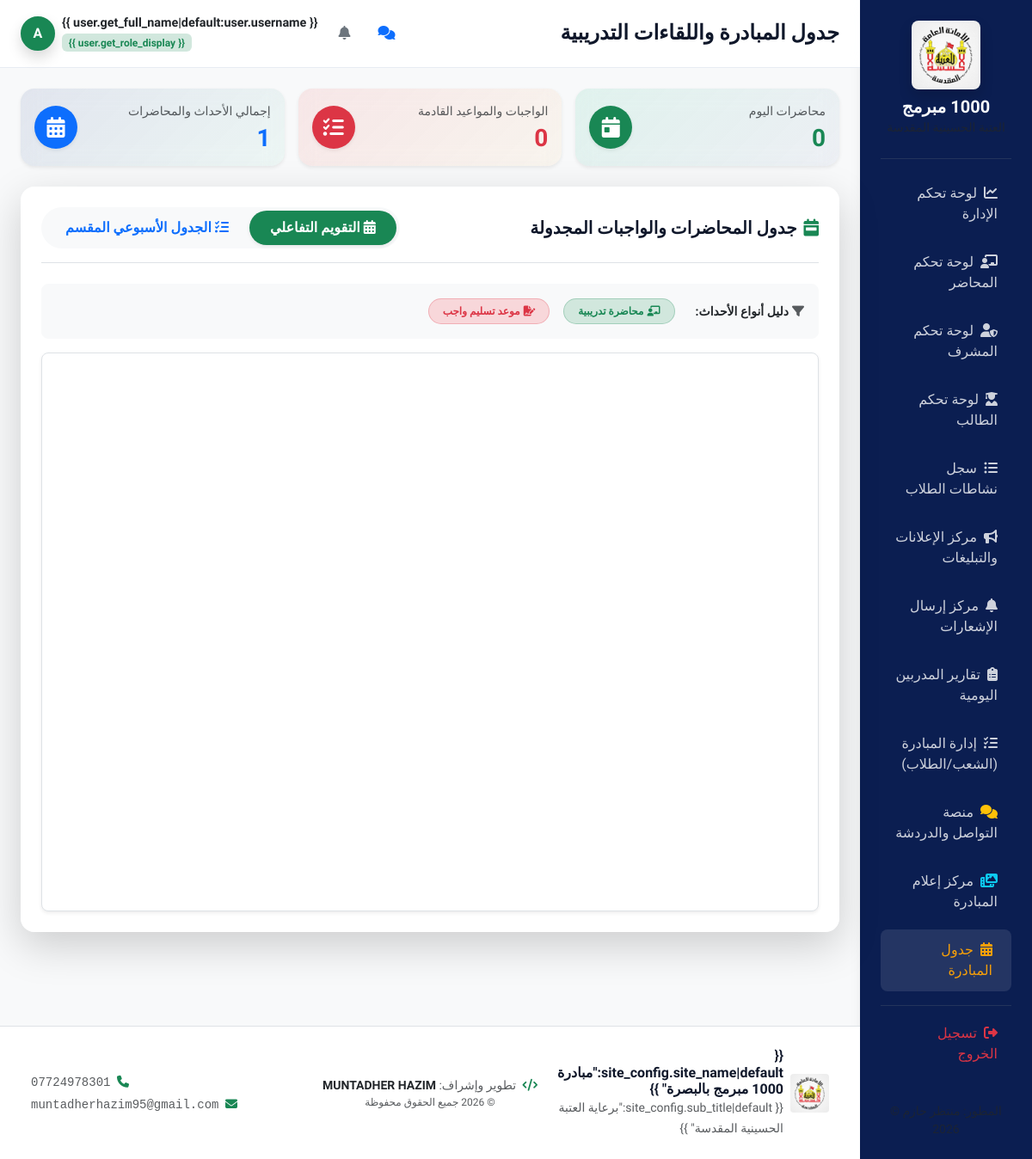
Before: /calendar/ (signed in) with the older database file.
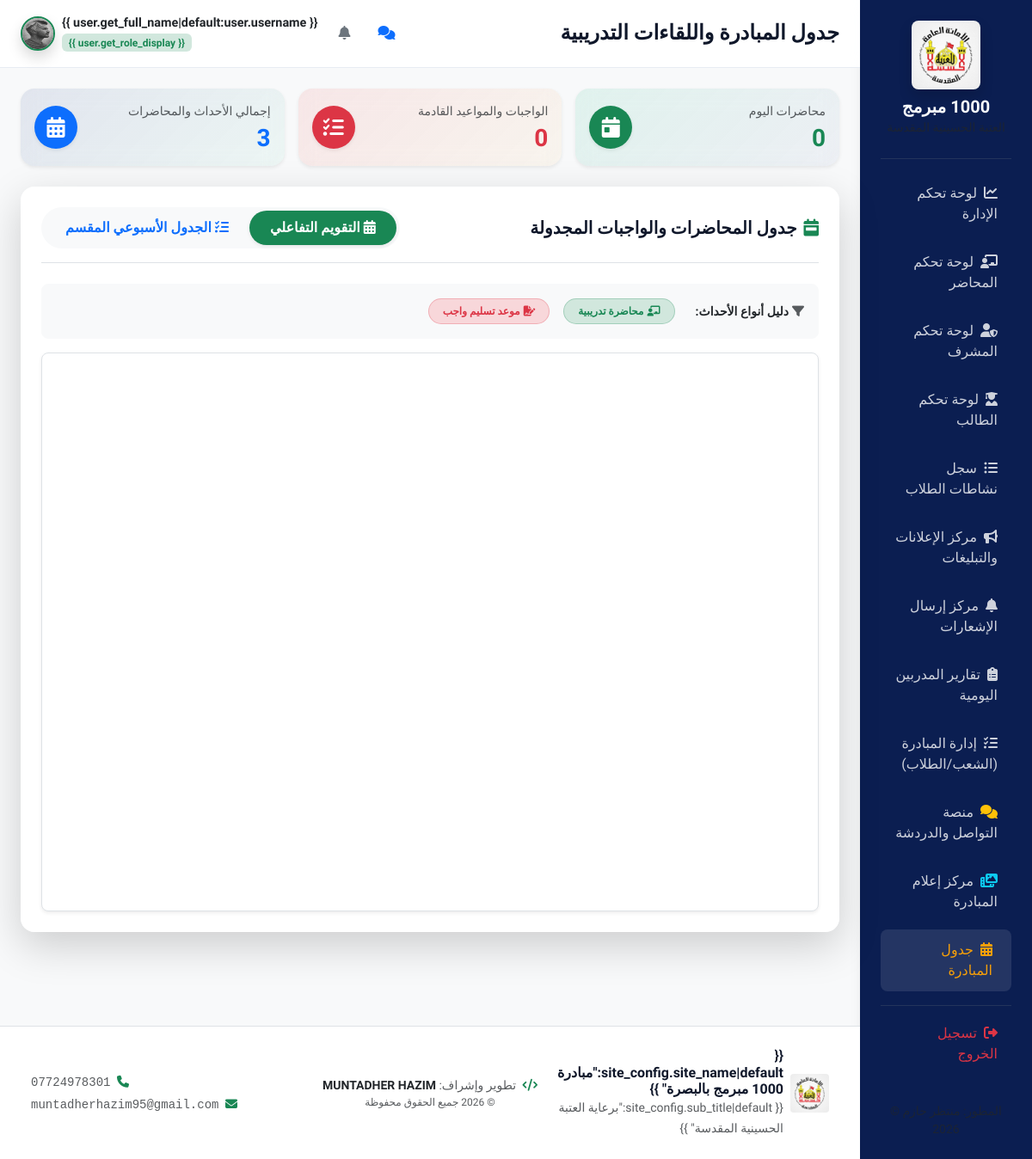
After: the same page with the newer database file.
### apps/users/models.py (models this page shows, shortened)
class CustomUser(AbstractUser):
    class Role(models.TextChoices):
        SUPER_ADMIN = 'super_admin', 'مسؤول النظام (Super Admin)'
        DIRECTOR = 'director', 'مدير المبادرة'
        TRAINING_OFFICER = 'training_officer', 'مسؤول التدريب'
        SUPERVISOR = 'supervisor', 'المشرف'
        LECTURER = 'lecturer', 'المحاضر'
        TRAINEE = 'trainee', 'المتدرب'
        VISITOR = 'visitor', 'الزائر'
    role = models.CharField(
        max_length=20,
        choices=Role.choices,
        default=Role.VISITOR,
        verbose_name="الدور الوظيفي"
    )
    phone_number = models.CharField(max_length=15, blank=True, null=True, verbose_name="رقم الهاتف")
    national_id = models.CharField(max_length=20, blank=True, null=True, verbose_name="الرقم الوطني")
    avatar = models.ImageField(upload_to='avatars/', blank=True, null=True, verbose_name="الصورة الشخصية")
    gender = models.CharField(
        max_length=10,
        choices=[('male', 'ذكر'), ('female', 'أنثى')],
        default='male',
        verbose_name="الجنس"
    )
    class Meta:
        verbose_name = "المستخدم"
        verbose_name_plural = "المستخدمون"

### apps/portal/views.py (the view, shortened to what this page needs)
# urls.py: path('calendar/', views.calendar_view, name='calendar_view'),
@login_required
def calendar_view(request):
    user = request.user
    today = timezone.now().date()
    from apps.assignments.models import Assignment
    from apps.courses.models import Group
    if user.role == CustomUser.Role.TRAINEE:
        profile = getattr(user, 'trainee_profile', None)
        user_group = profile.group if profile else None
        if user_group:
            groups = Group.objects.filter(id=user_group.id)
            lectures = Lecture.objects.filter(group=user_group)
            assignments = Assignment.objects.filter(group=user_group)
        else:
            groups = Group.objects.all()
            lectures = Lecture.objects.all()
            assignments = Assignment.objects.all()
    else:
        groups = Group.objects.all()
        lectures = Lecture.objects.all()
        assignments = Assignment.objects.all()
    events = []
    for lec in lectures.select_related('group', 'group__course', 'group__instructor'):
        events.append({
            'id': f"lec-{lec.id}",
            'type': 'lecture',
            'title': f"📚 {lec.title}",
            'course': lec.group.course.title if (lec.group and lec.group.course) else "مادة عامة",
            'group_name': lec.group.name if lec.group else "عامة",
            'date': lec.date.isoformat(),
            'start_time': lec.start_time.strftime('%H:%M'),
            'end_time': lec.end_time.strftime('%H:%M'),
            'classroom': lec.group.classroom if lec.group else "قاعة التدريب",
            'instructor': (lec.group.instructor.get_full_name() or lec.group.instructor.username) if (lec.group and lec.group.instructor) else "غير محدد",
            'color': '#10b981',
            'badge': 'محاضرة تدريبية',
        })
    days_order = ['الأحد', 'الإثنين', 'الثلاثاء', 'الأربعاء', 'الخميس', 'السبت', 'الجمعة']
    weekly_schedule = {day: [] for day in days_order}
    class ScheduleItem:
        def __init__(self, group, title=None, start_time=None, end_time=None):
            self.group = group
            self.title = title or (group.course.title if group.course else group.name)
            self.start_time = start_time or group.start_time
            self.end_time = end_time or group.end_time
            self.classroom = group.classroom
    for g in groups.select_related('course', 'instructor'):
        if g.days:
            group_days = [d.strip() for d in g.days.replace('،', ',').split(',') if d.strip()]
            for day in group_days:
                matched_day = None
                for d_name in days_order:
                    if d_name in day or day in d_name:
                        matched_day = d_name
                        break
                if matched_day and matched_day in weekly_schedule:
                    weekly_schedule[matched_day].append(ScheduleItem(g))
    for lec in lectures.select_related('group', 'group__course', 'group__instructor'):
        if lec.group and lec.group.days:
            group_days = [d.strip() for d in lec.group.days.replace('،', ',').split(',') if d.strip()]
            for day in group_days:
                matched_day = None
                for d_name in days_order:
                    if d_name in day or day in d_name:
                        matched_day = d_name
                        break
                if matched_day and matched_day in weekly_schedule:
                    weekly_schedule[matched_day].append(ScheduleItem(lec.group, title=lec.title, start_time=lec.start_time, end_time=lec.end_time))
    today_lectures = [e for e in events if e['type'] == 'lecture' and e['date'] == today.isoformat()]
    upcoming_assignments_count = len([e for e in events if e['type'] == 'assignment' and e['date'] >= today.isoformat()])
    total_schedule_items = sum(len(items) for items in weekly_schedule.values())
    total_events_count = len(events) or total_schedule_items
    context = {
        'events': events,
        'weekly_schedule': weekly_schedule,
        'today_lectures_count': len(today_lectures),
        'upcoming_assignments_count': upcoming_assignments_count,
        'total_events_count': total_events_count,
    }
    return render(request, 'portal/calendar.html', context)

### apps/portal/context_processors.py (called while the page is built)
def site_settings(request):
    config = SiteConfiguration.objects.first()
    if not config:
        config = SiteConfiguration.objects.create()
    context = {
        'site_config': config,
        'unread_notifications_count': 0,
        'all_notifications': []
    }
    if request.user.is_authenticated:
        unread = request.user.notifications.filter(is_read=False)
        context['unread_notifications_count'] = unread.count()
        context['all_notifications'] = request.user.notifications.all()[:10]
    return context

### templates/portal/calendar.html (shortened to what the changed rows need)
{% extends 'base.html' %}
{% block content %}
<div class="row g-3 mb-4">
    <div class="col-md-4">
        <div class="glass-card p-3 border-0 shadow-sm d-flex align-items-center justify-content-between" style="background: linear-gradient(135deg, rgba(30, 58, 138, 0.1) 0%, rgba(16, 185, 129, 0.05) 100%);">
            <div>
                <span class="text-muted small d-block mb-1">إجمالي الأحداث والمحاضرات</span>
                <h3 class="fw-bold text-primary m-0">{{ total_events_count }}</h3>
            </div>
        </div>
    </div>
</div>
{% endblock %}

### templates/base.html (shortened to what the changed rows need)
<!DOCTYPE html>
<html lang="ar" dir="rtl">
<head>
    <link rel="stylesheet" href="https://cdn.jsdelivr.net/npm/bootstrap@5.3.3/dist/css/bootstrap.rtl.min.css"
>
    <link rel="stylesheet" href="https://cdnjs.cloudflare.com/ajax/libs/font-awesome/6.5.1/css/all.min.css">
    <link rel="stylesheet" href="/static/css/styles.css">
    <link href="https://cdn.jsdelivr.net/npm/fullcalendar@6.1.11/index.global.min.css" rel="stylesheet">
    <link href="https://cdn.jsdelivr.net/npm/tom-select@2.3.1/dist/css/tom-select.bootstrap5.min.css" rel="stylesheet">
</head>
<body class="bg-light">
    <div class="d-flex min-vh-100 flex-column flex-md-row">
        <div class="flex-grow-1 d-flex flex-column" style="min-width: 0;">
            <nav class="navbar top-navbar navbar-expand-lg px-4 py-3 sticky-top">
                <div class="container-fluid p-0 d-flex justify-content-between align-items-center">
                    <div class="d-flex align-items-center gap-3">
                        {% if user.is_authenticated %}
                        <div class="dropdown">
                            <button
                                class="btn btn-link text-decoration-none d-flex align-items-center gap-2 p-0 border-0"
                                type="button" data-bs-toggle="dropdown" aria-expanded="false">
                                <div class="text-end d-none d-sm-block">
                                    <p class="m-0 fw-bold text-dark" style="font-size: 0.9rem;">{{
                                        user.get_full_name|default:user.username }}</p>
                                    <span class="badge bg-success-subtle text-success" style="font-size: 0.75rem;">{{
                                        user.get_role_display }}</span>
                                </div>
                                {% if user.avatar %}
                                <img src="{{ user.avatar.url }}"
                                    class="rounded-circle border border-2 border-success shadow" width="40" height="40"
                                    alt="Avatar">
                                {% else %}
                                <div class="bg-success text-white rounded-circle d-flex align-items-center justify-content-center shadow border border-2 border-success fw-bold"
                                    style="width: 40px; height: 40px;">
                                    {{ user.username|slice:":1"|upper }}
                                </div>
                                {% endif %}
                            </button>
                        </div>
                        {% else %}
                        <a href="{% url 'portal:login' %}" class="btn btn-primary-custom px-4">تسجيل الدخول</a>
                        {% endif %}
                    </div>
                </div>
            </nav>
            <main class="flex-grow-1 p-4">
                <div class="container-fluid p-0">
                    {% block content %}{% endblock %}
                </div>
            </main>
        </div>
    </div>
</body>
</html>

Changed rows visible on the page:
changed CustomUser: avatar: picture added; username "A" → (not shown)
Other visible differences:
{{ total_events_count }}: "1" → "3"
